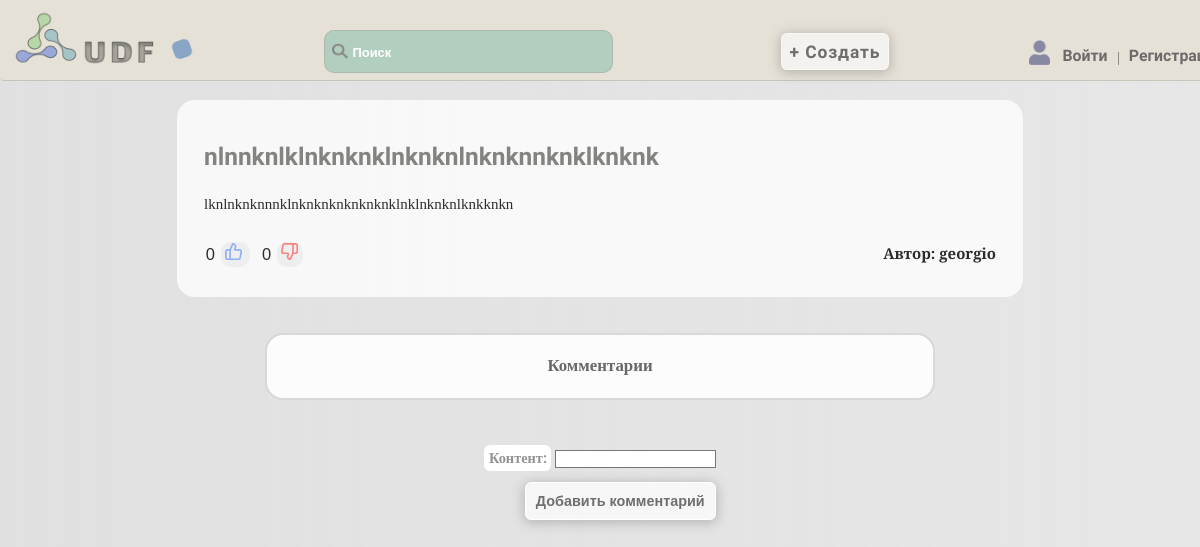
Page /4/review/ on the earlier database version.
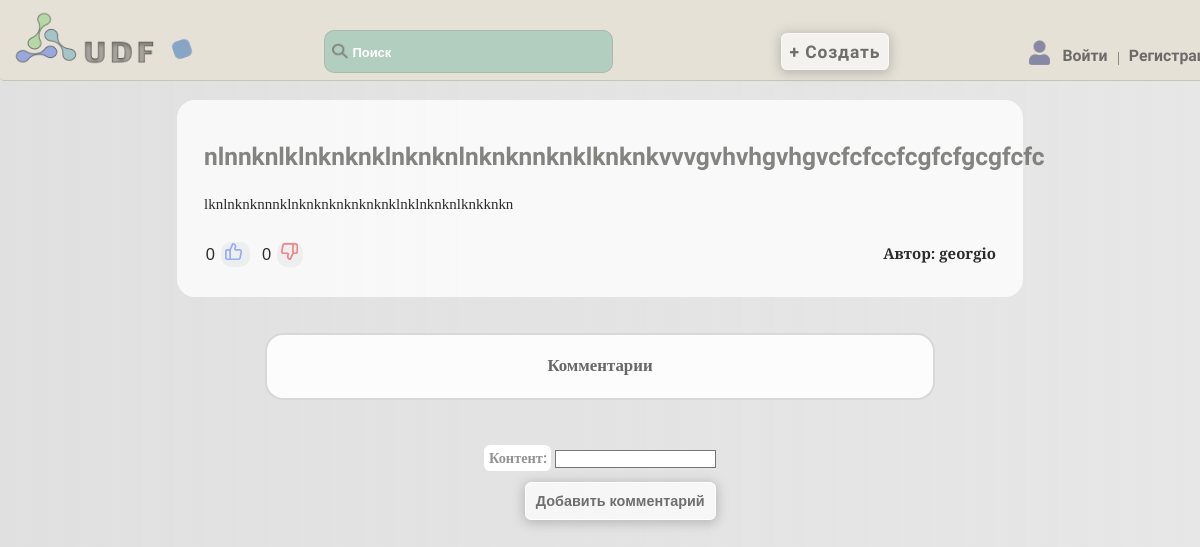
Same page on the later database version.
### articles/models.py (models this page shows, shortened)
class Article(models.Model):
    title = models.CharField(max_length=255, verbose_name='Заголовок')
    content = models.TextField(verbose_name='Контент')
    author = models.ForeignKey(settings.AUTH_USER_MODEL, on_delete=models.CASCADE)
    created_at = models.DateTimeField(auto_now_add=True, verbose_name='Дата')
    photo = models.ImageField(upload_to='photo', blank=True, verbose_name='Изображение')
    likes = models.ManyToManyField(settings.AUTH_USER_MODEL, related_name='liked_articles')
    dislikes = models.ManyToManyField(settings.AUTH_USER_MODEL, related_name='disliked_articles')
    category = models.ForeignKey('Category', on_delete=models.PROTECT, verbose_name="Категория")

### accounts/models.py (models this page shows, shortened)
class User(AbstractUser):
    username = models.CharField(max_length=150, unique=True, verbose_name='Имя')
    password = models.CharField(max_length=128, null=False, blank=False, verbose_name='Пароль')
    bio = models.TextField(blank=True,verbose_name='Биография')
    country = models.CharField(max_length=50, blank=True, verbose_name='Страна')
    city = models.CharField(max_length=50, blank=True, verbose_name='Город')
    is_online = models.BooleanField(default=False, verbose_name='Статус')
    occupation = models.CharField(max_length=50, blank=True, verbose_name='Род деятельности')
    avatar = models.ImageField(upload_to='avatars', blank=True, verbose_name='Аватар')
    date_joined = models.DateTimeField(auto_now_add=True, verbose_name='Дата')
    email = models.EmailField(unique=True)
    gender_choices = [
        ('M', 'Мужчина'),
        ('F', 'Женщина'),
    ]
    gender = models.CharField(max_length=1, choices=gender_choices, blank=True, verbose_name='Пол')
    age = models.IntegerField(blank=True, null=True, verbose_name='Возраст')
    last_login = None
    groups = None
    user_permissions = None

### articles/views.py (the view, shortened to what this page needs)
# urls.py: path('<int:pk>/review/', review_article, name='review_article'),
def review_article(request, pk):
    article = get_object_or_404(Article, pk=pk)
    user_has_bookmark = False
    if request.user.is_authenticated:
        user_has_bookmark = article.bookmark_set.filter(user=request.user).exists()
    comment_form = CommentForm()
    comments = Comment.objects.filter(article=article)
    return render(request, 'articles/review_article.html', {'article': article, 'user_has_bookmark': user_has_bookmark, 'comment_form': comment_form, 'comments': comments})

### articles/forms.py
class CommentForm(forms.ModelForm):
    class Meta:
        model = Comment
        fields = ['content']
        widgets = {
            'content': TinyMCE(attrs={'class': 'content_comment'}),
        }

### articles/templates/articles/review_article.html (shortened to what this page needs)
{% extends 'core/base.html' %}
{% block content %}
<div class="review-container">
  <h3 class="review-title">{{ article.title }}</h3>
  <p>{{ article.content|safe|linebreaks }}</p>
  <p class="review-author"> Автор: {{ article.author.username }}</p>
   <p class="content-likes-dislikes-bookmarkio-article">
     <span id="likes-count-{{ article.id }}" style="font-family: Arial, serif; font-size: 1.1em; font-weight:500; padding: 2px;">{{ article.likes.count }}</span>
     <span class="like-button" data-article-id="{{ article.id }}" data-is-liked="{{ article.is_liked }}" data-is-disliked="{{ article.is_disliked }}">
     </span>
     <span id="dislikes-count-{{ article.id }}" style="font-family: Arial, serif; font-size: 1.1em; font-weight:500; padding: 2px;" >{{ article.dislikes.count }}</span>
     <span class="dislike-button" data-article-id="{{ article.id }}" data-is-liked="{{ article.is_liked }}" data-is-disliked="{{ article.is_disliked }}">
     </span>
   </p>
</div>
  <div class="comment-area">
    <h3>Комментарии</h3>
  </div>
  <div class="add-comment-area">
  <form method="post" action="{% url 'add_comment' article.id %}">
    {{ comment_form.as_p }}
  <button class="review-bt" type="submit">Добавить комментарий</button>
  </form>
  </div>
{% endblock %}

Differences in the rows shown:
changed Article "lknlnknknnnklnknknknknknknklnklnknknlknkknkn": title "nlnnknlklnknknklnknknlnknknnknklknknk" → "nlnnknlklnknknklnknknlnknknnknklknknkvvvgvhvhgvhgvcfcfccfcgfcfgcgfcfc"
